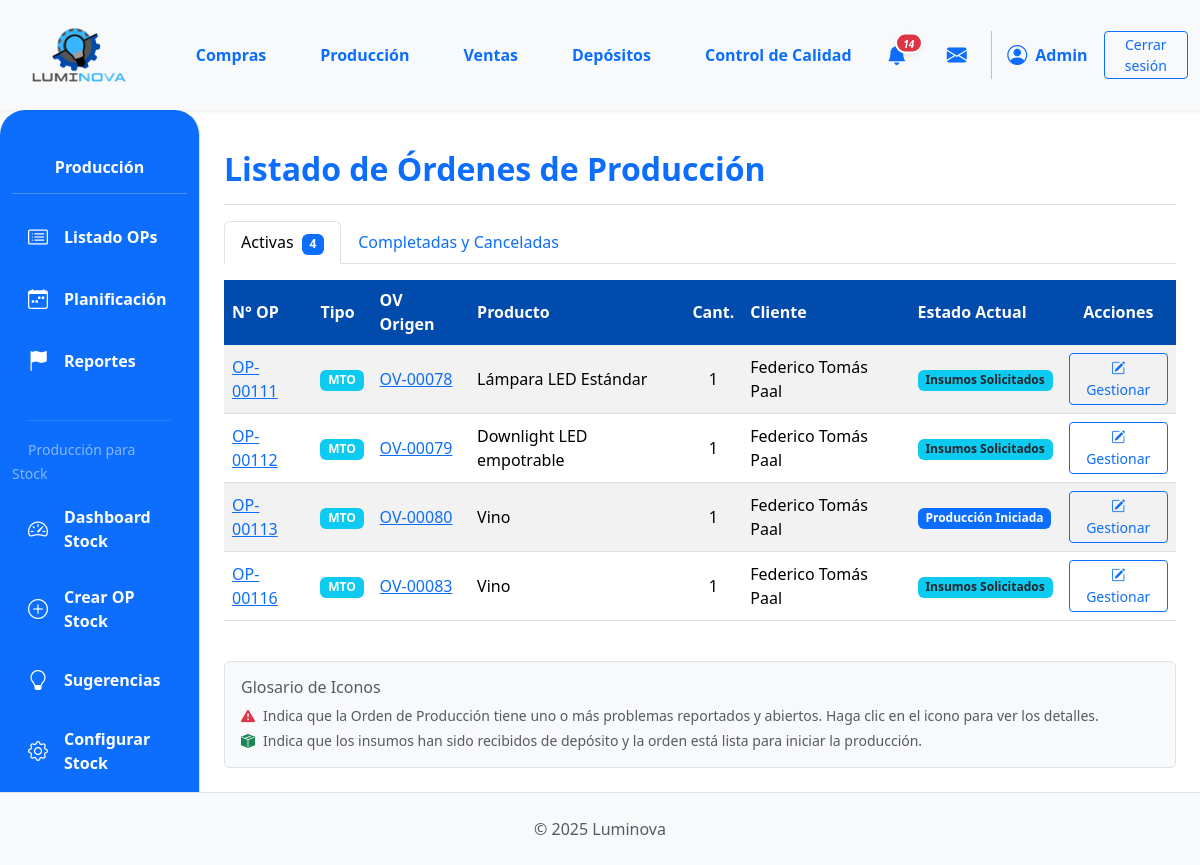
/produccion/produccion/ (signed in), run on the app's committed database.
### App_LUMINOVA/models.py (models this page shows, shortened)
class OrdenProduccion(models.Model):
    TIPO_OP_CHOICES = [
        ('MTO', 'Make to Order (Bajo Demanda)'),
        ('MTS', 'Make to Stock (Para Stock)'),
    ]
    numero_op = models.CharField(
        max_length=20, unique=True, verbose_name="N° Orden de Producción"
    )
    tipo_orden = models.CharField(
        max_length=3,
        choices=TIPO_OP_CHOICES,
        default='MTO',
        verbose_name="Tipo de Orden",
        help_text="MTO: Producción bajo demanda vinculada a una OV, MTS: Producción para stock"
    )
    orden_venta_origen = models.ForeignKey(
        OrdenVenta,
        on_delete=models.SET_NULL,
        null=True,
        blank=True,
        related_name="ops_generadas",
        help_text="Solo para órdenes MTO (Make to Order)"
    )
    producto_a_producir = models.ForeignKey(
        ProductoTerminado, on_delete=models.PROTECT, related_name="ordenes_produccion"
    )
    cantidad_a_producir = models.PositiveIntegerField()
    estado_op = models.ForeignKey(
        EstadoOrden,
        on_delete=models.SET_NULL,
        null=True,
        blank=True,
        related_name="ops_estado",
    )
    fecha_solicitud = models.DateTimeField(default=timezone.now)
    fecha_inicio_real = models.DateTimeField(null=True, blank=True)
    fecha_inicio_planificada = models.DateField(null=True, blank=True)
    fecha_fin_real = models.DateTimeField(null=True, blank=True)
    fecha_fin_planificada = models.DateField(null=True, blank=True)
    sector_asignado_op = models.ForeignKey(
        SectorAsignado,
        on_delete=models.SET_NULL,
        null=True,
        blank=True,
        related_name="ops_sector",
    )
    notas = models.TextField(null=True, blank=True, verbose_name="Notas")
    def get_estado_op_display(self):
        if self.estado_op:
            return self.estado_op.nombre
        return "Sin Estado Asignado"

class OrdenVenta(models.Model):
    ESTADO_CHOICES = [
        ("PENDIENTE", "Pendiente Confirmación"),
        ("CONFIRMADA", "Confirmada (Esperando Producción)"),
        ("INSUMOS_SOLICITADOS", "Insumos Solicitados"),
        ("PRODUCCION_INICIADA", "Producción Iniciada"),
        ("PRODUCCION_CON_PROBLEMAS", "Producción con Problemas"),
        ("LISTA_ENTREGA", "Lista para Entrega"),
        ("COMPLETADA", "Completada/Entregada"),
        ("CANCELADA", "Cancelada"),
    ]
    numero_ov = models.CharField(
        max_length=20, unique=True, verbose_name="N° Orden de Venta"
    )
    cliente = models.ForeignKey(
        Cliente, on_delete=models.PROTECT, related_name="ordenes_venta"
    )
    fecha_creacion = models.DateTimeField(default=timezone.now)
    estado = models.CharField(
        max_length=50, choices=ESTADO_CHOICES, default="PENDIENTE"
    )
    total_ov = models.DecimalField(
        max_digits=12, decimal_places=2, default=0.00, verbose_name="Total OV"
    )
    notas = models.TextField(blank=True, null=True)

class ProductoTerminado(models.Model):
    descripcion = models.CharField(max_length=255)  # Aumentado max_length
    categoria = models.ForeignKey(
        CategoriaProductoTerminado,
        on_delete=models.PROTECT,
        related_name="productos_terminados",
    )
    precio_unitario = models.DecimalField(max_digits=10, decimal_places=2, default=0.00)
    stock = models.IntegerField(default=0)
    stock_minimo = models.IntegerField(
        default=0,
        verbose_name="Stock Mínimo",
        help_text="Nivel mínimo de stock que debe mantenerse (punto de reorden)"
    )
    stock_objetivo = models.IntegerField(
        default=0,
        verbose_name="Stock Objetivo",
        help_text="Nivel deseado de stock después de reabastecer"
    )
    produccion_habilitada = models.BooleanField(
        default=True,
        verbose_name="Habilitado para Producción",
        help_text="Indica si este producto puede ser producido para stock"
    )
    modelo = models.CharField(max_length=50, blank=True, null=True)
    potencia = models.IntegerField(blank=True, null=True)
    acabado = models.CharField(max_length=50, blank=True, null=True)
    color_luz = models.CharField(max_length=50, blank=True, null=True)
    material = models.CharField(max_length=50, blank=True, null=True)
    imagen = models.ImageField(null=True, blank=True, upload_to="productos_terminados/")
    deposito = models.ForeignKey(
        "Deposito",
        on_delete=models.PROTECT,
        related_name="productos_terminados",
        null=True,
        blank=True,
        help_text="Depósito al que pertenece este producto terminado",
    )

class Cliente(models.Model):
    nombre = models.CharField(max_length=150, unique=True)
    direccion = models.TextField(blank=True)
    telefono = models.CharField(max_length=25, blank=True)
    email = models.EmailField(unique=True, null=True, blank=True)

class EstadoOrden(models.Model):
    nombre = models.CharField(max_length=50, unique=True)

### App_LUMINOVA/views_producción.py (the view)
# urls.py: path("produccion/", produccion_lista_op_view, name="produccion_principal"),
@login_required
def produccion_lista_op_view(request):
    ESTADOS_FINALIZADOS = ["Completada", "Cancelada"]
    base_query = OrdenProduccion.objects.select_related(
        "producto_a_producir__categoria",
        "orden_venta_origen__cliente",
        "estado_op",
        "sector_asignado_op",
    ).prefetch_related(
        Prefetch(
            "reportes_incidencia",
            queryset=Reportes.objects.filter(resuelto=False).select_related(
                "reportado_por", "sector_reporta"
            ),
            to_attr="reportes_abiertos",  # El resultado se guardará en op.reportes_abiertos
        )
    )
    ops_activas = base_query.exclude(
        estado_op__nombre__in=ESTADOS_FINALIZADOS
    ).order_by("fecha_solicitud")
    ops_finalizadas = base_query.filter(
        estado_op__nombre__in=ESTADOS_FINALIZADOS
    ).order_by("-fecha_solicitud")
    context = {
        "ops_activas_list": ops_activas,
        "ops_finalizadas_list": ops_finalizadas,
        "titulo_seccion": "Listado de Órdenes de Producción",
    }
    return render(request, "produccion/produccion_lista_op.html", context)

### App_LUMINOVA/templates/produccion/produccion_lista_op.html (shortened to what this page needs)
{% extends 'padre.html' %}
{% load static %}
{% load django_bootstrap5 %}
{% block sidebar_content %}
    {% include 'produccion/produccion_sidebar.html' %}
{% endblock %}
{% block content %}
<div class="d-flex justify-content-between flex-wrap flex-md-nowrap align-items-center pt-3 pb-2 mb-3 border-bottom">
    <h1 class="h2 fw-bold text-primary">{{ titulo_seccion }}</h1>
</div>
<ul class="nav nav-tabs" id="opTab" role="tablist">
  <li class="nav-item" role="presentation">
    <button class="nav-link active" id="activas-tab" data-bs-toggle="tab" data-bs-target="#activas-tab-pane" type="button" role="tab">
      Activas <span class="badge bg-primary ms-1">{{ ops_activas_list|length }}</span>
    </button>
  </li>
  <li class="nav-item" role="presentation">
    <button class="nav-link" id="finalizadas-tab" data-bs-toggle="tab" data-bs-target="#finalizadas-tab-pane" type="button" role="tab">
      Completadas y Canceladas
    </button>
  </li>
</ul>
<div class="tab-content" id="opTabContent">
  <div class="tab-pane fade show active" id="activas-tab-pane" role="tabpanel">
    <div class="table-responsive mt-3">
        <table class="table table-striped table-hover align-middle">
            <thead class="color-thead">
                <tr>
                    <th style="background-color: #014BAC; color: white;">N° OP</th>
                    <th style="background-color: #014BAC; color: white;">Tipo</th>
                    <th style="background-color: #014BAC; color: white;">OV Origen</th>
                    <th style="background-color: #014BAC; color: white;">Producto</th>
                    <th class="text-center" style="background-color: #014BAC; color: white;">Cant.</th>
                    <th style="background-color: #014BAC; color: white;">Cliente</th>
                    <th style="background-color: #014BAC; color: white;">Estado Actual</th>
                    <th class="text-center" style="background-color: #014BAC; color: white;">Acciones</th>
                </tr>
            </thead>
            <tbody>
                {% for op in ops_activas_list %}
                <tr class="{% if op.estado_op.nombre|lower == 'insumos recibidos' %}table-info-light{% endif %}">
                    <td><a href="{% url 'App_LUMINOVA:produccion_detalle_op' op.id %}">{{ op.numero_op }}</a></td>
                    <td>
                        {% if op.tipo_orden == 'MTO' %}
                            <span class="badge bg-info" title="Make to Order - Bajo Demanda">MTO</span>
                        {% elif op.tipo_orden == 'MTS' %}
                            <span class="badge bg-success" title="Make to Stock - Para Stock">MTS</span>
                        {% else %}
                            <span class="badge bg-secondary">N/A</span>
                        {% endif %}
                    </td>
                    <td>
                        {% if op.orden_venta_origen %}
                            <a href="{% url 'App_LUMINOVA:ventas_detalle_ov' op.orden_venta_origen.id %}">{{ op.orden_venta_origen.numero_ov }}</a>
                        {% elif op.tipo_orden == 'MTS' %}
                            <span class="text-muted">Para Stock</span>
                        {% else %}
                            N/A
                        {% endif %}
                    </td>
                    <td>{{ op.producto_a_producir.descripcion|truncatechars:30 }}</td>
                    <td class="text-center">{{ op.cantidad_a_producir }}</td>
                    <td>
                        {% if op.orden_venta_origen and op.orden_venta_origen.cliente %}
                            {{ op.orden_venta_origen.cliente.nombre }}
                        {% elif op.tipo_orden == 'MTS' %}
                            <span class="text-muted">Producción para Stock</span>
                        {% else %}
                            N/A
                        {% endif %}
                    </td>
                    <td>
                        <span class="badge {% if op.estado_op.nombre|lower == 'pausada' %}bg-dark{% elif op.estado_op.nombre|lower == 'producción con problemas' %}bg-danger{% elif op.estado_op.nombre|lower == 'pendiente' or op.estado_op.nombre|lower == 'planificada' %}bg-warning text-dark{% elif op.estado_op.nombre|lower == 'insumos solicitados' %}bg-info text-dark{% else %}bg-primary{% endif %}">{{ op.get_estado_op_display }}</span>
                    </td>
                    <td class="text-center"><a href="{% url 'App_LUMINOVA:produccion_detalle_op' op.id %}" class="btn btn-sm btn-outline-primary"><i class="bi bi-pencil-square"></i> Gestionar</a></td>
                </tr>
                {% empty %}
                <tr><td colspan="7" class="text-center p-4"><i class="bi bi-check-circle-fill text-success me-2"></i>No hay órdenes de producción activas.</td></tr>
                {% endfor %}
            </tbody>
        </table>
    </div>
  </div>
</div>
<div class="mt-4 p-3 bg-light border rounded small text-muted">
    <h6 class="mb-2">Glosario de Iconos</h6>
    <div class="d-flex align-items-center mb-1">
        <i class="bi bi-exclamation-triangle-fill text-danger me-2"></i>
        <span>Indica que la Orden de Producción tiene uno o más problemas reportados y abiertos. Haga clic en el icono para ver los detalles.</span>
    </div>
    <div class="d-flex align-items-center">
        <i class="bi bi-box-seam-fill text-success me-2"></i>
        <span>Indica que los insumos han sido recibidos de depósito y la orden está lista para iniciar la producción.</span>
    </div>
</div>
{% endblock %}

### App_LUMINOVA/templates/shared/header.html (shortened to what this page needs)
{% load static %}
<header>
    <nav class="navbar navbar-expand-lg navbar-light bg-light shadow-sm p-0">
        <div class="container-fluid d-flex align-items-center">
            <div class="col-md-3 col-lg-1">
                <a class="navbar-brand d-flex align-items-center ms-3" href="{% url 'App_LUMINOVA:dashboard' %}">
                    <img src="{% static 'img/logo.png' %}" alt="Luminova Logo" height="100" width="100" class="d-inline-block align-text-top me-2">
                </a>
            </div>
            <div class="collapse navbar-collapse" id="navbarContent" style="padding-left: 5%;">
                <ul class="navbar-nav mb-2 mb-lg-0 d-flex justify-content-around w-100">
                    <li class="nav-item"><a class="nav-link text-primary fw-bold" href="{% url 'App_LUMINOVA:compras_lista_oc' %} ">Compras</a></li>
                    <li class="nav-item"><a class="nav-link text-primary fw-bold" href="{% url 'App_LUMINOVA:produccion_principal' %}">Producción</a></li>
                    <li class="nav-item"><a class="nav-link text-primary fw-bold" href="{% url 'App_LUMINOVA:ventas_lista_ov' %}">Ventas</a></li>
                    <li class="nav-item"><a class="nav-link text-primary fw-bold" href="{% url 'App_LUMINOVA:seleccionar_deposito' %}">Depósitos</a></li>
                    <li class="nav-item"><a class="nav-link text-primary fw-bold" href="{% url 'App_LUMINOVA:control_calidad_view' %}">Control de Calidad</a></li>
                </ul>
                <div class="navbar-nav ms-auto d-flex flex-row align-items-center">
                    {% if user.is_authenticated %}
                        <div class="nav-item dropdown me-3">
                            <a class="nav-link px-2 position-relative d-flex align-items-center" href="#" role="button" data-bs-toggle="dropdown" aria-expanded="false" title="Notificaciones">
                                <i class="bi bi-bell-fill fs-5 text-primary">
                                    {% if total_notificaciones > 0 %}
                                    <span class="position-absolute translate-middle badge rounded-pill bg-danger shadow-sm" style="font-size: 0.5em; min-width:18px; border:2px solid #fff; margin-top: 3px; margin-left: 2px; display: inline-block; text-align: center;">{{ total_notificaciones }}</span>
                                    {% endif %}
                                </i>
                            </a>
                        </div>
                        <div class="nav-item dropdown ms-2" id="dropdown-mensajes">
                            <a class="nav-link px-2 position-relative d-flex align-items-center" href="#" id="mensajesDropdown" role="button" data-bs-toggle="dropdown" aria-expanded="false" title="Mensajes">
                                <i class="bi bi-envelope-fill fs-5 text-primary"></i>
                            </a>
                        </div>
                        <div class="nav-item d-flex align-items-center">
                             <i class="bi bi-person-circle fs-5 text-primary"></i>
                             <span class="ms-2 fw-bold text-primary">{{ user.first_name|default:user.username|capfirst }}</span>
                        </div>
                        <div class="nav-item ms-3">
                            <a class="btn btn-outline-primary btn-sm btn-CS" href="#" id="logout-btn">Cerrar sesión</a>
                        </div>
                    {% endif %}
                </div>
            </div>
        </div>
    </nav>
</header>

### data on the page
OrdenProduccion: numero_op "OP-00111", tipo_orden "MTO", orden_venta_origen.numero_ov "OV-00078", producto_a_producir.descripcion "Lámpara LED Estándar", cantidad_a_producir "1", orden_venta_origen.cliente.nombre "Federico Tomás Paal", estado_op "Insumos Solicitados"
OrdenProduccion: numero_op "OP-00112", tipo_orden "MTO", orden_venta_origen.numero_ov "OV-00079", producto_a_producir.descripcion "Downlight LED empotrable", cantidad_a_producir "1", orden_venta_origen.cliente.nombre "Federico Tomás Paal", estado_op "Insumos Solicitados"
OrdenProduccion: numero_op "OP-00113", tipo_orden "MTO", orden_venta_origen.numero_ov "OV-00080", producto_a_producir.descripcion "Vino", cantidad_a_producir "1", orden_venta_origen.cliente.nombre "Federico Tomás Paal", estado_op "Producción Iniciada"
OrdenProduccion: numero_op "OP-00116", tipo_orden "MTO", orden_venta_origen.numero_ov "OV-00083", producto_a_producir.descripcion "Vino", cantidad_a_producir "1", orden_venta_origen.cliente.nombre "Federico Tomás Paal", estado_op "Insumos Solicitados"

### other printed values
{{ total_notificaciones }} "14"
{{ user.first_name|default:user.username|capfirst }} "Admin"
{{ titulo_seccion }} "Listado de Órdenes de Producción"
{{ ops_activas_list|length }} "4"
